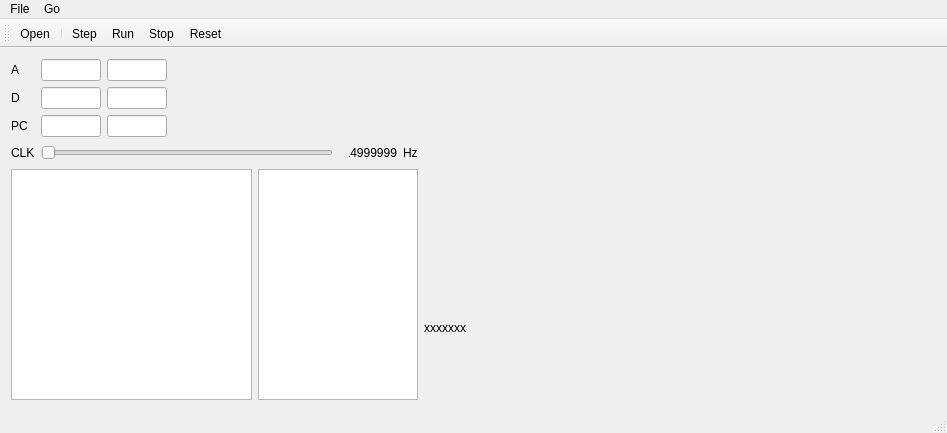
<?xml version="1.0" encoding="UTF-8"?>
<ui version="4.0">
 <class>MainWindow</class>
 <widget class="QMainWindow" name="MainWindow">
  <property name="geometry">
   <rect>
    <x>0</x>
    <y>0</y>
    <width>947</width>
    <height>433</height>
   </rect>
  </property>
  <property name="windowTitle">
   <string>n2temu - From NAND to Tetris CPU Emulator</string>
  </property>
  <widget class="QWidget" name="centralWidget">
   <layout class="QVBoxLayout" name="verticalLayout_2">
    <item>
     <layout class="QHBoxLayout" name="horizontalLayout">
      <item>
       <layout class="QVBoxLayout" name="verticalLayout">
        <item>
         <layout class="QFormLayout" name="formLayout">
          <property name="sizeConstraint">
           <enum>QLayout::SetDefaultConstraint</enum>
          </property>
          <item row="2" column="0">
           <widget class="QLabel" name="label_2">
            <property name="text">
             <string>D</string>
            </property>
           </widget>
          </item>
          <item row="3" column="0">
           <widget class="QLabel" name="label_3">
            <property name="text">
             <string>PC</string>
            </property>
           </widget>
          </item>
          <item row="1" column="1">
           <layout class="QHBoxLayout" name="horizontalLayout_3">
            <property name="sizeConstraint">
             <enum>QLayout::SetDefaultConstraint</enum>
            </property>
            <item>
             <widget class="QLineEdit" name="lineEdit_reg_a">
              <property name="sizePolicy">
               <sizepolicy hsizetype="Fixed" vsizetype="Fixed">
                <horstretch>0</horstretch>
                <verstretch>0</verstretch>
               </sizepolicy>
              </property>
              <property name="maximumSize">
               <size>
                <width>60</width>
                <height>16777215</height>
               </size>
              </property>
              <property name="baseSize">
               <size>
                <width>0</width>
                <height>0</height>
               </size>
              </property>
             </widget>
            </item>
            <item>
             <widget class="QLineEdit" name="lineEdit_reg_a_hex">
              <property name="sizePolicy">
               <sizepolicy hsizetype="Fixed" vsizetype="Fixed">
                <horstretch>0</horstretch>
                <verstretch>0</verstretch>
               </sizepolicy>
              </property>
              <property name="maximumSize">
               <size>
                <width>60</width>
                <height>16777215</height>
               </size>
              </property>
              <property name="baseSize">
               <size>
                <width>0</width>
                <height>0</height>
               </size>
              </property>
             </widget>
            </item>
            <item>
             <spacer name="horizontalSpacer">
              <property name="orientation">
               <enum>Qt::Horizontal</enum>
              </property>
              <property name="sizeHint" stdset="0">
               <size>
                <width>40</width>
                <height>20</height>
               </size>
              </property>
             </spacer>
            </item>
           </layout>
          </item>
          <item row="1" column="0">
           <widget class="QLabel" name="label">
            <property name="text">
             <string>A</string>
            </property>
           </widget>
          </item>
          <item row="2" column="1">
           <layout class="QHBoxLayout" name="horizontalLayout_4">
            <item>
             <widget class="QLineEdit" name="lineEdit_reg_d">
              <property name="sizePolicy">
               <sizepolicy hsizetype="Fixed" vsizetype="Fixed">
                <horstretch>0</horstretch>
                <verstretch>0</verstretch>
               </sizepolicy>
              </property>
              <property name="maximumSize">
               <size>
                <width>60</width>
                <height>16777215</height>
               </size>
              </property>
             </widget>
            </item>
            <item>
             <widget class="QLineEdit" name="lineEdit_reg_d_hex">
              <property name="sizePolicy">
               <sizepolicy hsizetype="Fixed" vsizetype="Fixed">
                <horstretch>0</horstretch>
                <verstretch>0</verstretch>
               </sizepolicy>
              </property>
              <property name="maximumSize">
               <size>
                <width>60</width>
                <height>16777215</height>
               </size>
              </property>
             </widget>
            </item>
            <item>
             <spacer name="horizontalSpacer_2">
              <property name="orientation">
               <enum>Qt::Horizontal</enum>
              </property>
              <property name="sizeHint" stdset="0">
               <size>
                <width>40</width>
                <height>20</height>
               </size>
              </property>
             </spacer>
            </item>
           </layout>
          </item>
          <item row="3" column="1">
           <layout class="QHBoxLayout" name="horizontalLayout_5">
            <item>
             <widget class="QLineEdit" name="lineEdit_reg_pc">
              <property name="sizePolicy">
               <sizepolicy hsizetype="Fixed" vsizetype="Fixed">
                <horstretch>0</horstretch>
                <verstretch>0</verstretch>
               </sizepolicy>
              </property>
              <property name="maximumSize">
               <size>
                <width>60</width>
                <height>16777215</height>
               </size>
              </property>
             </widget>
            </item>
            <item>
             <widget class="QLineEdit" name="lineEdit_reg_pc_hex">
              <property name="sizePolicy">
               <sizepolicy hsizetype="Fixed" vsizetype="Fixed">
                <horstretch>0</horstretch>
                <verstretch>0</verstretch>
               </sizepolicy>
              </property>
              <property name="maximumSize">
               <size>
                <width>60</width>
                <height>16777215</height>
               </size>
              </property>
             </widget>
            </item>
            <item>
             <spacer name="horizontalSpacer_3">
              <property name="orientation">
               <enum>Qt::Horizontal</enum>
              </property>
              <property name="sizeHint" stdset="0">
               <size>
                <width>40</width>
                <height>20</height>
               </size>
              </property>
             </spacer>
            </item>
           </layout>
          </item>
          <item row="4" column="1">
           <layout class="QHBoxLayout" name="horizontalLayout_6">
            <item>
             <widget class="QSlider" name="horizontalSliderSpeed">
              <property name="minimum">
               <number>1</number>
              </property>
              <property name="maximum">
               <number>600</number>
              </property>
              <property name="orientation">
               <enum>Qt::Horizontal</enum>
              </property>
             </widget>
            </item>
            <item>
             <spacer name="horizontalSpacer_4">
              <property name="orientation">
               <enum>Qt::Horizontal</enum>
              </property>
              <property name="sizeType">
               <enum>QSizePolicy::Fixed</enum>
              </property>
              <property name="sizeHint" stdset="0">
               <size>
                <width>10</width>
                <height>20</height>
               </size>
              </property>
             </spacer>
            </item>
            <item>
             <layout class="QHBoxLayout" name="horizontalLayout_7">
              <property name="sizeConstraint">
               <enum>QLayout::SetFixedSize</enum>
              </property>
              <item>
               <widget class="QLabel" name="label_CLK">
                <property name="sizePolicy">
                 <sizepolicy hsizetype="Fixed" vsizetype="Preferred">
                  <horstretch>0</horstretch>
                  <verstretch>0</verstretch>
                 </sizepolicy>
                </property>
                <property name="minimumSize">
                 <size>
                  <width>48</width>
                  <height>0</height>
                 </size>
                </property>
                <property name="maximumSize">
                 <size>
                  <width>48</width>
                  <height>16777215</height>
                 </size>
                </property>
                <property name="baseSize">
                 <size>
                  <width>42</width>
                  <height>0</height>
                 </size>
                </property>
                <property name="text">
                 <string>14999999</string>
                </property>
                <property name="textFormat">
                 <enum>Qt::PlainText</enum>
                </property>
                <property name="alignment">
                 <set>Qt::AlignRight|Qt::AlignTrailing|Qt::AlignVCenter</set>
                </property>
               </widget>
              </item>
             </layout>
            </item>
            <item>
             <widget class="QLabel" name="label_5">
              <property name="sizePolicy">
               <sizepolicy hsizetype="Fixed" vsizetype="Preferred">
                <horstretch>0</horstretch>
                <verstretch>0</verstretch>
               </sizepolicy>
              </property>
              <property name="lineWidth">
               <number>1</number>
              </property>
              <property name="text">
               <string>Hz</string>
              </property>
              <property name="margin">
               <number>0</number>
              </property>
             </widget>
            </item>
           </layout>
          </item>
          <item row="4" column="0">
           <widget class="QLabel" name="label_4">
            <property name="text">
             <string>CLK</string>
            </property>
           </widget>
          </item>
         </layout>
        </item>
        <item>
         <layout class="QHBoxLayout" name="horizontalLayout_2">
          <property name="sizeConstraint">
           <enum>QLayout::SetDefaultConstraint</enum>
          </property>
          <item>
           <widget class="QTableView" name="tableViewCode">
            <property name="sizePolicy">
             <sizepolicy hsizetype="Expanding" vsizetype="Expanding">
              <horstretch>3</horstretch>
              <verstretch>0</verstretch>
             </sizepolicy>
            </property>
           </widget>
          </item>
          <item>
           <widget class="QTableView" name="tableViewMem">
            <property name="sizePolicy">
             <sizepolicy hsizetype="Expanding" vsizetype="Expanding">
              <horstretch>2</horstretch>
              <verstretch>0</verstretch>
             </sizepolicy>
            </property>
           </widget>
          </item>
         </layout>
        </item>
       </layout>
      </item>
      <item>
       <layout class="QVBoxLayout" name="verticalLayout_3">
        <item>
         <widget class="VideoWidget" name="videoWidget" native="true">
          <property name="enabled">
           <bool>true</bool>
          </property>
          <property name="sizePolicy">
           <sizepolicy hsizetype="Fixed" vsizetype="Fixed">
            <horstretch>0</horstretch>
            <verstretch>0</verstretch>
           </sizepolicy>
          </property>
          <property name="minimumSize">
           <size>
            <width>512</width>
            <height>256</height>
           </size>
          </property>
          <property name="maximumSize">
           <size>
            <width>512</width>
            <height>256</height>
           </size>
          </property>
          <property name="baseSize">
           <size>
            <width>512</width>
            <height>256</height>
           </size>
          </property>
         </widget>
        </item>
        <item>
         <widget class="QLabel" name="label_Key">
          <property name="text">
           <string>xxxxxxx</string>
          </property>
         </widget>
        </item>
        <item>
         <spacer name="verticalSpacer">
          <property name="orientation">
           <enum>Qt::Vertical</enum>
          </property>
          <property name="sizeHint" stdset="0">
           <size>
            <width>20</width>
            <height>40</height>
           </size>
          </property>
         </spacer>
        </item>
       </layout>
      </item>
     </layout>
    </item>
   </layout>
  </widget>
  <widget class="QMenuBar" name="menuBar">
   <property name="geometry">
    <rect>
     <x>0</x>
     <y>0</y>
     <width>947</width>
     <height>21</height>
    </rect>
   </property>
   <widget class="QMenu" name="menuFile">
    <property name="title">
     <string>File</string>
    </property>
    <addaction name="actionOpen"/>
    <addaction name="separator"/>
    <addaction name="actionExit"/>
   </widget>
   <widget class="QMenu" name="menuRun">
    <property name="title">
     <string>Go</string>
    </property>
    <addaction name="actionStep"/>
    <addaction name="actionRun"/>
    <addaction name="actionStop"/>
    <addaction name="actionReset"/>
   </widget>
   <addaction name="menuFile"/>
   <addaction name="menuRun"/>
  </widget>
  <widget class="QToolBar" name="mainToolBar">
   <attribute name="toolBarArea">
    <enum>TopToolBarArea</enum>
   </attribute>
   <attribute name="toolBarBreak">
    <bool>false</bool>
   </attribute>
   <addaction name="actionOpen"/>
   <addaction name="separator"/>
   <addaction name="actionStep"/>
   <addaction name="actionRun"/>
   <addaction name="actionStop"/>
   <addaction name="actionReset"/>
  </widget>
  <widget class="QStatusBar" name="statusBar"/>
  <action name="actionOpen">
   <property name="icon">
    <iconset resource="resources.qrc">
     <normaloff>:/folder_documents</normaloff>:/folder_documents</iconset>
   </property>
   <property name="text">
    <string>Open</string>
   </property>
  </action>
  <action name="actionExit">
   <property name="text">
    <string>Exit</string>
   </property>
  </action>
  <action name="actionStep">
   <property name="icon">
    <iconset>
     <activeon>:/1rightarrow</activeon>
    </iconset>
   </property>
   <property name="text">
    <string>Step</string>
   </property>
  </action>
  <action name="actionRun">
   <property name="icon">
    <iconset>
     <activeon>:/2rightarrow</activeon>
    </iconset>
   </property>
   <property name="text">
    <string>Run</string>
   </property>
  </action>
  <action name="actionStop">
   <property name="icon">
    <iconset>
     <activeon>:/stop</activeon>
    </iconset>
   </property>
   <property name="text">
    <string>Stop</string>
   </property>
  </action>
  <action name="actionReset">
   <property name="icon">
    <iconset>
     <activeon>:/2leftarrow</activeon>
    </iconset>
   </property>
   <property name="text">
    <string>Reset</string>
   </property>
  </action>
 </widget>
 <layoutdefault spacing="6" margin="11"/>
 <customwidgets>
  <customwidget>
   <class>VideoWidget</class>
   <extends>QWidget</extends>
   <header>videowidget.h</header>
   <container>1</container>
  </customwidget>
 </customwidgets>
 <resources>
  <include location="resources.qrc"/>
 </resources>
 <connections/>
</ui>
